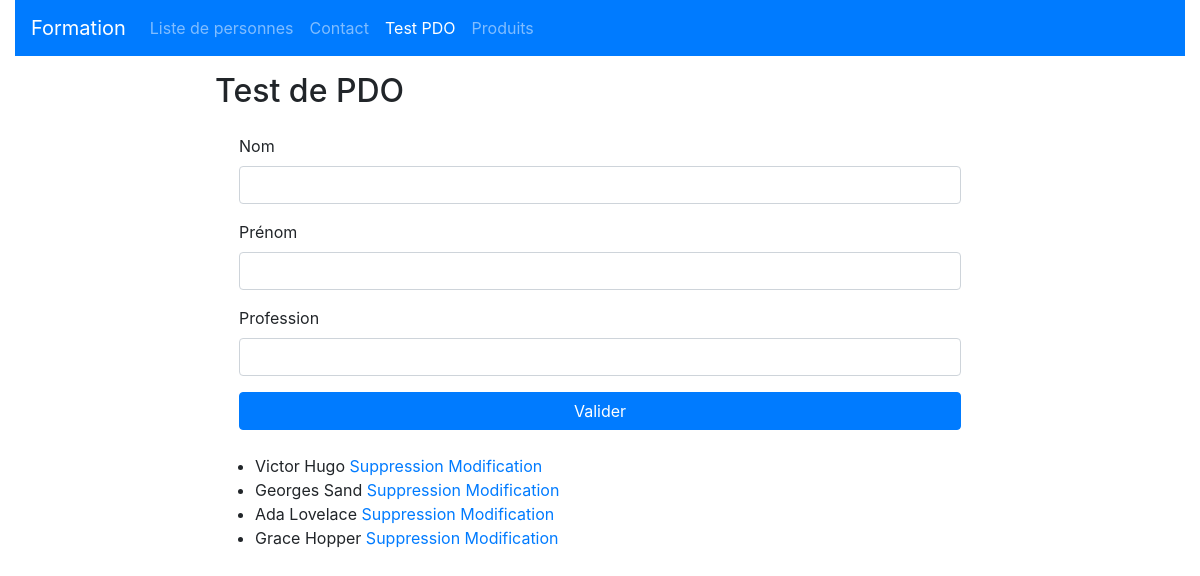
The app's page /?page=pdo with its own data.
### tables this page shows
CREATE TABLE persons (
    id SMALLINT UNSIGNED AUTO_INCREMENT,
    person_name VARCHAR(30) NOT NULL,
    first_name VARCHAR(30),
    profession_id TINYINT UNSIGNED NOT NULL,
    PRIMARY KEY (id),
    CONSTRAINT persons_to_professions
        FOREIGN KEY (profession_id)
        REFERENCES professions(id)
);

### controllers/pdoController.php (called while the page is built, shortened)
<?php
$pdo = getPDO();
$person = [];
try {
    $personList = getDataFromQuery("SELECT * FROM persons", $pdo);
    $pageTitle = "Test de PDO";
} catch(PDOException $e){
    $pageTitle = "Erreur";
    $errorMessage = "Une erreur empêche la requête sur la base de données";
    $content = "../views/error.php";
}
require "../views/baseLayout.php";

### www/index.php (called while the page is built, shortened)
<?php
require "../config.php";
require "../libs/database.php";
$controller = filter_input(INPUT_GET, "page") ?? "home";
$url = "../controllers/{$controller}Controller.php";
require $url;

### config.php (called while the page is built, shortened)
<?php
$navbarLinks = [
    "Liste de personnes" => "personList",
    "Contact" => "contact",
    "Test PDO" => "pdo",
    'Produits' => "product"
];

### libs/database.php (called while the page is built, shortened)
<?php
function getDataFromQuery($sql, $pdo): Array {
    $request = $pdo->query($sql);
    $data = $request->fetchAll(PDO::FETCH_ASSOC);
    return $data;
}

### views/pdo.php (the view)
<h2><?= $pageTitle ?></h2>
<form method="post" class="m-4">
    <div class="form-group">
        <label>Nom</label>
        <input type="text" class="form-control" name="personName"
        value="<?= $person["person_name"] ?? "" ?>">
    </div>
    <div class="form-group">
        <label>Prénom</label>
        <input type="text" class="form-control" name="firstName"
        value="<?= $person["first_name"] ?? "" ?>">
    </div>
    <div class="form-group">
        <label>Profession</label>
        <input type="text" class="form-control" name="profession"
        value="<?= $person["profession"] ?? "" ?>">
    </div>
    <button type="submit" name="submit" class="btn btn-primary btn-block">
        Valider
    </button>
</form>
<ul>
    <?php foreach($personList as $person): ?>
        <li>
            <?= $person["first_name"]. " " . $person["person_name"] ?>
            <a href="/?page=personDelete&id=<?= $person['id']?>">
                Suppression
            </a>
            <a href="/?page=pdo&id=<?= $person['id']?>">
                Modification
            </a>
        </li>
    <?php endforeach ?>
</ul>

### views/baseLayout.php (shortened to what this page needs)
<!DOCTYPE html>
<html lang="fr">
<head>
    <link rel="stylesheet" href="https://stackpath.bootstrapcdn.com/bootstrap/4.4.1/css/bootstrap.min.css">
</head>
<body class="container-fluid">
    <?php require "../views/navbar.php" ?>
    <div class="row justify-content-center mt-3">
        <div class="col-md-8">
            <?php require $content ?>
        </div>
    </div>
</body>
</html>

### views/navbar.php (shortened to what this page needs)
<nav class="navbar navbar-expand-lg navbar-dark bg-primary">
    <a class="navbar-brand" href="/?page=home">Formation</a>
    <div class="collapse navbar-collapse" id="navbarSupportedContent">
        <ul class="navbar-nav mr-auto">
            <?php foreach($navbarLinks as $label => $link): ?>
                <li class="nav-item <?= $controller==$link?"active":"" ?>">
                    <a class="nav-link" href="/?page=<?= $link ?>"><?= $label ?></a>
                </li>
            <?php endforeach ?>
        </ul>
    </div>
</nav>

### records on screen
persons: first_name "Victor", person_name "Hugo"
persons: first_name "Georges", person_name "Sand"
persons: first_name "Ada", person_name "Lovelace"
persons: first_name "Grace", person_name "Hopper"

### other values on screen
$label "Liste de personnes"
$label "Contact"
$label "Test PDO"
$label "Produits"
$pageTitle "Test de PDO"
